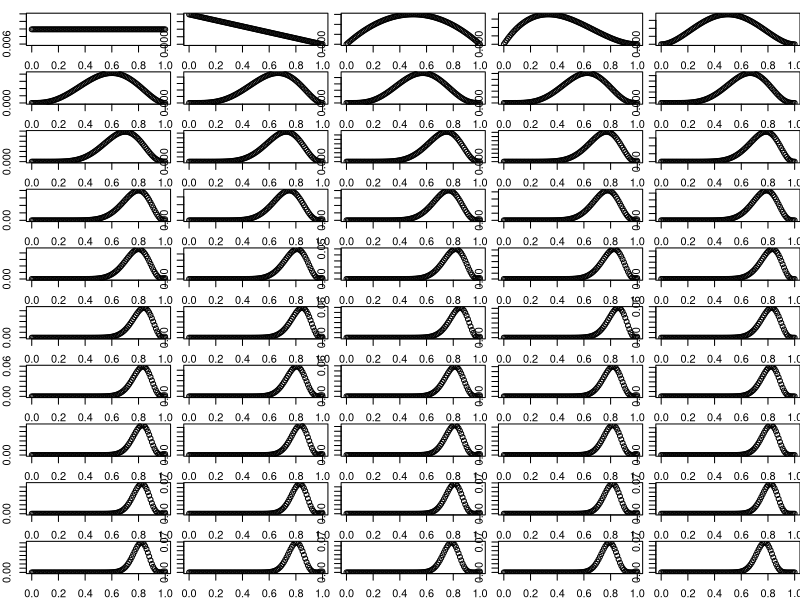

Reproduce this figure in R.
#x11()  # opens a graphics window on linux machines
par(mfrow=c(10,5), oma=c(1,1,0,0), mar=c(1,1,1,0))  # graphics settings to fit 50 graphs
prior = rep(1/101, 101)  # set a uniform prior

label = c(0, cumsum(rep(1/100, 100)))  # x-axis labels, 1% increments

plot(label, prior)  # plot initial prior

randFlip = runif(49)  # get 49 random values between 0 and 1
tailsProb = .35  # set coin bias for tails

for (isHeads in (randFlip > tailsProb)) {  # loop through random values as boolean for heads
  if (isHeads) {  # if is heads likelihoods will be value of the x-axis, otherwise (1 - x-axis)
    likelihood = label
  } else {
    likelihood = 1 - label
  }
  
  posterior = likelihood * prior / sum(likelihood * prior)  # solve bayes
  plot(label, posterior)
  prior = posterior  # prior for next flip is this posterior
}

print(mean(randFlip > tailsProb))  # heads bias exhibited in the 49 flips